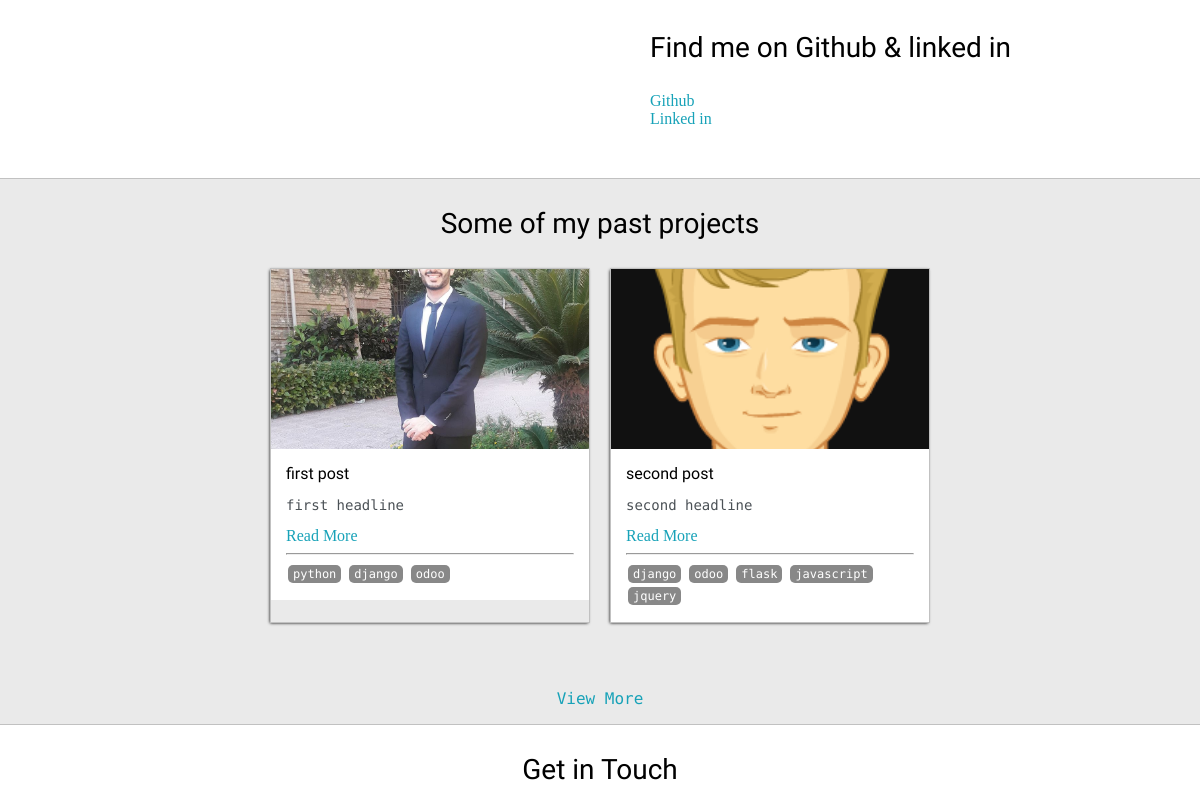
/ (middle part), run on an earlier commit of the app's database.
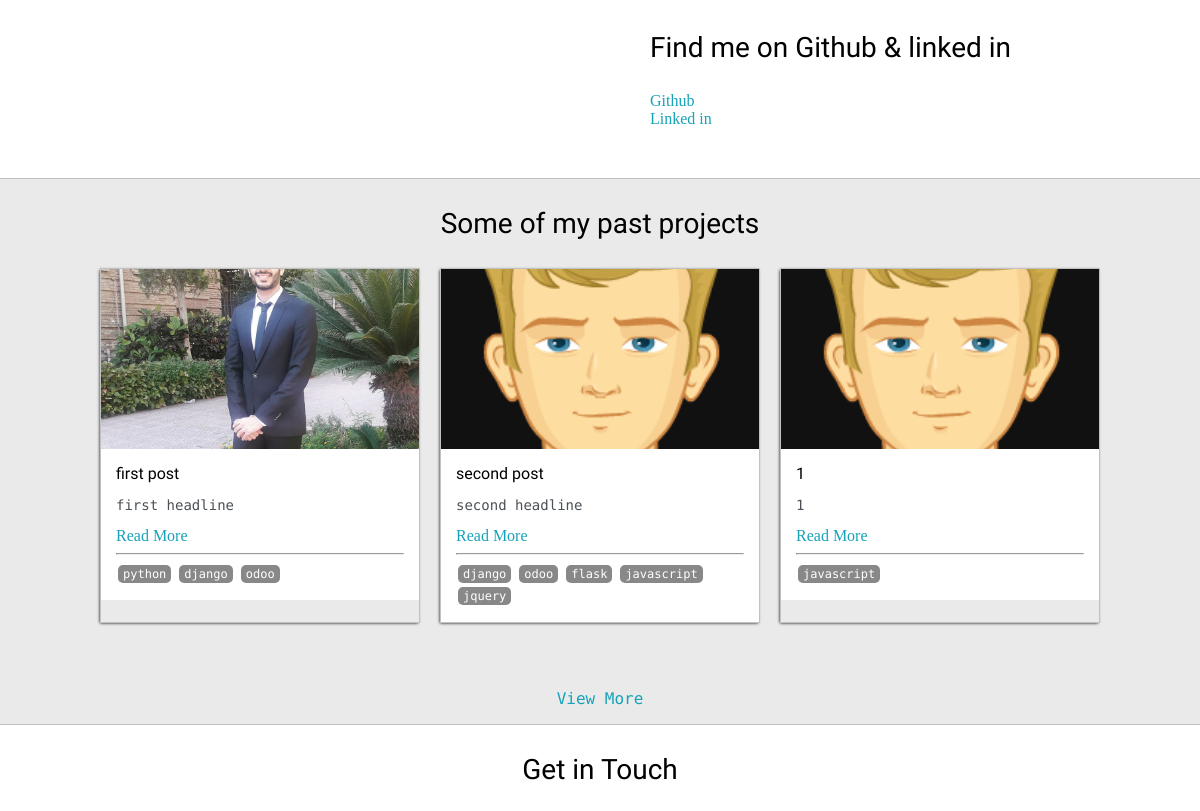
And on a later commit of the database.
### base/models.py (models this page shows, shortened)
class Post(models.Model):
    headline = models.CharField(max_length=200)
    sub_headline = models.CharField(max_length=200, null=True, blank=True)
    thumbnail = models.ImageField(null=True, blank=True, upload_to='images', default='default.png')
    body = RichTextUploadingField(null=True, blank=True)
    created = models.DateTimeField(auto_now_add=True)
    active = models.BooleanField(default=False)
    featured = models.BooleanField(default=False)
    tags = models.ManyToManyField(Tag, null=True)
    slug = models.SlugField(null=True, blank=True)

class Tag(models.Model):
    name = models.CharField(max_length=200)
    def __str__(self):
        return self.name

### base/views.py (the view)
# urls.py: path('', views.home, name='home'),
def home(request):
    posts = Post.objects.filter(active=True, featured=True)[0:3]
    context = {'posts':posts}
    return render(request, 'base/index.html', context)

### base/templates/base/index.html (shortened to what this page needs)
<!DOCTYPE html>
{% load static %}
<html lang="en">
<head>
    <link rel="stylesheet" type="text/css" href="{% static 'css/default.css'%}">
    <link rel="stylesheet" type="text/css" href="" id="theme-style">
</head>
<body>
    <section class="s2">
        <div class="main-container">
            <div class="about-wrapper">
                <div class="about-me">
                </div>
                <div class="social-links">
                    <h3>Find me on Github & linked in</h3>
                    <a target="_blank" href="">Github</a>
                    <br>
                    <a target="_blank" href="">Linked in</a>
                </div>
            </div>
        </div>
    </section>
    <section class="s1">
        <div class="main-container">
            <h3 style="text-align: center;">
                Some of my past projects
            </h3>
            <div class="post-wrapper">
        {% for post in posts %}
            <div class="post">
                <img class="thumbnail" src="{{ post.thumbnail.url }}" alt="">
                <div class="post-preview">
                    <h6 class="post-title">{{post.headline}}</h6>
                    <p class="post-intro">
                        {{ post.sub_headline }}
                    </p>
                    <a href="{% url 'post' post.slug %}">Read More</a>
                    <hr>
                    {% for tag in post.tags.all %}
                        <span class="tag">{{ tag }}</span>
                    {% endfor %}
                </div>
            </div>
        {% empty %}
            <h3>No posts found...</h3>
        {% endfor %}
    </div>
            <p align="center">
                <a href="{% url 'posts' %}">View More</a>
            </p>
        </div>
    </section>
    <section class="s2">
        <div class="main-container">
            <h3 style="text-align: center;">
                Get in Touch
            </h3>
        </div>
    </section>
</body>
</html>

### static/css/default.css (style rules this page uses)
:root { --mainColor:#eaeaea; --secondaryColor:#fff; --borderColor:#c1c1c1; --mainText:black; --secondaryText:#4b5156; --themeDotBorder:#24292e; --previewBg:rgba(251, 249, 243, 0.8); --previewShadow:#f0ead6; --buttonColor:black; }
html, body { padding: 0; margin: 0; }
body * { transition: 0.3s; }
h1, h2, h3, h4, h5, h6, strong { color: var(--mainText); font-family: 'Russo One', sans-serif; font-weight: 500; }
h3 { font-size: 28px; }
h6 { font-size: 16px; }
p, li, span, label, input, textarea { color: var(--secondaryText); font-family: 'Roboto Mono', monospace; }
a { text-decoration: none; color: #17a2b8; }
.s1 { background-color: var(--mainColor); border-bottom: 1px solid var(--borderColor); overflow:auto; }
.s2 { background-color: var(--secondaryColor); border-bottom:1px solid var(--borderColor); overflow:auto; }
.main-container { width: 1200px; margin: 0 auto; }
.about-wrapper { display: grid; grid-template-columns: repeat(auto-fit, minmax(320px, 1fr)); padding-top: 50px; padding-bottom: 50px; gap: 100px; }
.post-wrapper { display: grid; grid-template-columns: repeat(auto-fit, 320px); gap: 20px; justify-content: center; padding-bottom: 50px; }
.thumbnail { display: block; width: 100%; height: 180px; object-fit: cover; }
.post { border: 1px solid var(--borderColor); -webkit-box-shadow:-1px 1px 3px -1px rgba(0,0,0.75) ; -moz-box-shadow:-1px 1px 3px -1px rgba(0,0,0.75) ; box-shadow: -1px 1px 3px -1px rgba(0,0,0.75); }
.post-preview { background-color: #fff; padding: 15px; }
.post-title { color: black; margin: 0; }
.post-intro { color: #4b5156; font-size: 14px; }
.tag { display:inline-block; color:#fff; background-color:#888; border-radius:5px; margin:2px; padding:2px 5px; font-size:12px; }
@media screen and (max-width: 1200px) { .main-container { width: 95%; } }

What changed in the data, as far as the page shows it:
added Post: thumbnail (placeholder picture), headline "1", sub_headline "1", Tag (name "javascript")
